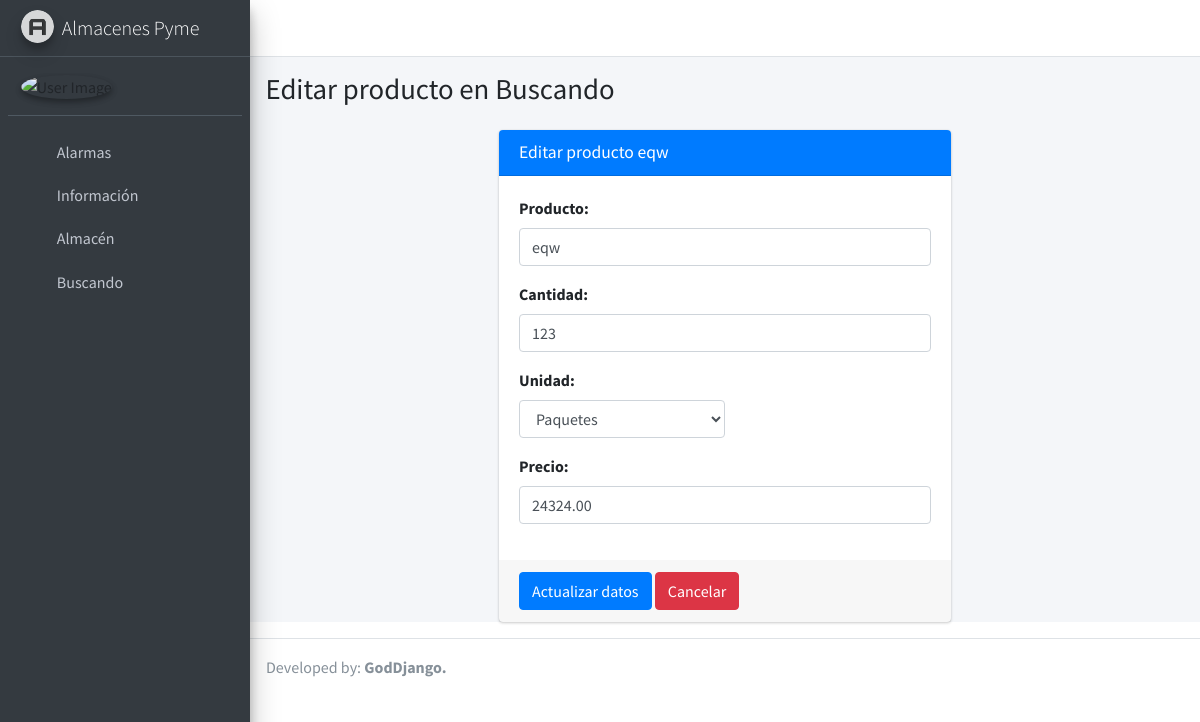
Page /buscando/edit/4 on the committed database.
### apps/APyme/models.py (models this page shows, shortened)
class Buscando(models.Model):
    user = models.ForeignKey(User, on_delete=models.CASCADE, related_name='usuario_buscando')
    producto = models.CharField(max_length=100, verbose_name='producto',
                                validators=[RegexValidator(
                                    regex=r'^[a-zA-Z]+$',
                                    message='El nombre debe contener solo letras'
                                )])
    cantidad = models.PositiveIntegerField(verbose_name='cantidad')
    unidad = models.CharField(max_length=100, verbose_name='unidad')
    precio = models.DecimalField(verbose_name='precio', max_digits=8, decimal_places=2)
    updated_at = models.DateTimeField(auto_now=True)

### apps/APyme/views.py (the view)
# urls.py: path('buscando/edit/<int:pk>', UpdateBuscando.as_view(), name='EditBuscando'),
class UpdateBuscando(UpdateView):
    model = Buscando
    form_class = BuscandoForm
    template_name = 'CRUD/createProducto.html'
    success_url = reverse_lazy('buscando')
    def get_context_data(self, **kwargs):
        context = super().get_context_data(**kwargs)
        context['titulo'] = 'Editar producto en Buscando'
        context['header'] = 'Editar producto'
        context['boton'] = 'Actualizar datos'
        uni = Almacen.objects.values_list('unidad')
        context['unidades'] = Unidad.objects.filter(unidad__in=uni)
        context['success_url'] = self.success_url
        return context

### apps/APyme/forms.py (shortened to what this page needs)
class BuscandoForm(ModelForm):
    producto = CharField(max_length=100,
                         required=True,
                         widget=TextInput(
                             attrs={'class': 'form-control',
                                    'placeholder': 'Entre el nombre de producto'}))
    cantidad = IntegerField(max_value=99999, required=False,
                            widget=NumberInput(attrs={'class': 'form-control',
                                                      'placeholder': 'Entre la cantidad'}))
    precio = DecimalField(required=False, widget=NumberInput(attrs={'class': 'form-control',
                                                                    'placeholder': 'Entre el precio'}))
    class Meta:
        model = Buscando
        fields = ['producto', 'precio', 'cantidad', 'unidad']

### apps/APyme/context_processors.py (called while the page is built)
def ctx_dict(request):
    if request.user.is_authenticated:
        return {
            'buscandosC': Buscando.objects.filter(user=get_current_user()),
            'almacenesC': Almacen.objects.filter(user=get_current_user()),
            'alarmasC': Alarmas.objects.filter(user2=get_current_user()),
            'empresasC': User.objects.exclude(is_superuser=True),
        }
    else:
        return {
            'buscandos': None,
            'almacenes': None,
            'alarmas': None,
        }

### apps/APyme/models.py (called while the page is built)
    def __str__(self):
        return self.unidad

### apps/APyme/templates/CRUD/createProducto.html (shortened to what this page needs)
{% extends 'base.html' %}
{% block content %}
    <div class="col-md-6 container">
        <div class="card card-primary">
            <div class="card-header">
                <h3 class="card-title">{{ header }} {{ object.producto }}</h3>
            </div>
            <form method="post" action="">
                <div class="card-body">
                    <div class="form-group">
                        <label for="exampleInputPassword1">{{ form.producto.label }}:</label>
                        {{ form.producto }}
                    </div>
                    <div class="form-group">
                        <label for="exampleInputPassword1">{{ form.cantidad.label }}:</label>
                        {{ form.cantidad }}
                    </div>
                    <div class="form-group">
                        <label for="exampleInputPassword1">{{ form.unidad.label }}:</label>
                        <select class="w-50 form-control" name="unidad">
                            {% for u in unidades %}
                                <option>{{ u }}</option>
                            {% endfor %}
                        </select>
                    </div>
                    <div class="form-group">
                        <label for="exampleInputPassword1">{{ form.precio.label }}:</label>
                        {{ form.precio }}
                    </div>
                </div>
                <div class="card-footer">
                    <button type="submit" class="btn btn-primary">{{ boton }}</button>
                    <a href="{{ success_url }}" type="submit" class="btn btn-danger">Cancelar</a>
                </div>
            </form>
        </div>
    </div>
{% endblock %}

### rows in the picture
Buscando: producto "eqw", cantidad "123", precio "24324.00"

### other values in the picture
{{ titulo }} "Editar producto en Buscando"
{{ header }} "Editar producto"
{{ boton }} "Actualizar datos"
form field unidad "Paquetes"
